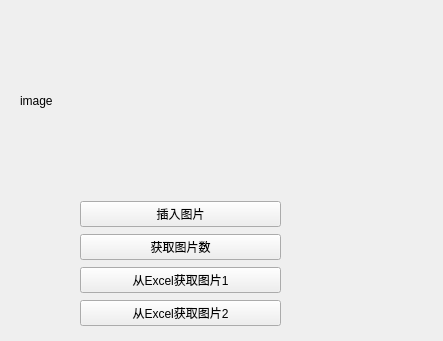
<?xml version="1.0" encoding="UTF-8"?>
<ui version="4.0">
 <class>Test5</class>
 <widget class="QWidget" name="Test5">
  <property name="geometry">
   <rect>
    <x>0</x>
    <y>0</y>
    <width>443</width>
    <height>341</height>
   </rect>
  </property>
  <property name="windowTitle">
   <string>Form</string>
  </property>
  <widget class="QLabel" name="label">
   <property name="geometry">
    <rect>
     <x>20</x>
     <y>20</y>
     <width>381</width>
     <height>161</height>
    </rect>
   </property>
   <property name="text">
    <string>image</string>
   </property>
  </widget>
  <widget class="QWidget" name="layoutWidget">
   <property name="geometry">
    <rect>
     <x>80</x>
     <y>200</y>
     <width>201</width>
     <height>131</height>
    </rect>
   </property>
   <layout class="QGridLayout" name="gridLayout">
    <item row="0" column="0">
     <widget class="QPushButton" name="but_insert">
      <property name="text">
       <string>插入图片</string>
      </property>
     </widget>
    </item>
    <item row="1" column="0">
     <widget class="QPushButton" name="but_getCount">
      <property name="text">
       <string>获取图片数</string>
      </property>
     </widget>
    </item>
    <item row="2" column="0">
     <widget class="QPushButton" name="but_getImage1">
      <property name="text">
       <string>从Excel获取图片1</string>
      </property>
     </widget>
    </item>
    <item row="3" column="0">
     <widget class="QPushButton" name="pushButton_4">
      <property name="text">
       <string>从Excel获取图片2</string>
      </property>
     </widget>
    </item>
   </layout>
  </widget>
 </widget>
 <resources/>
 <connections/>
</ui>
